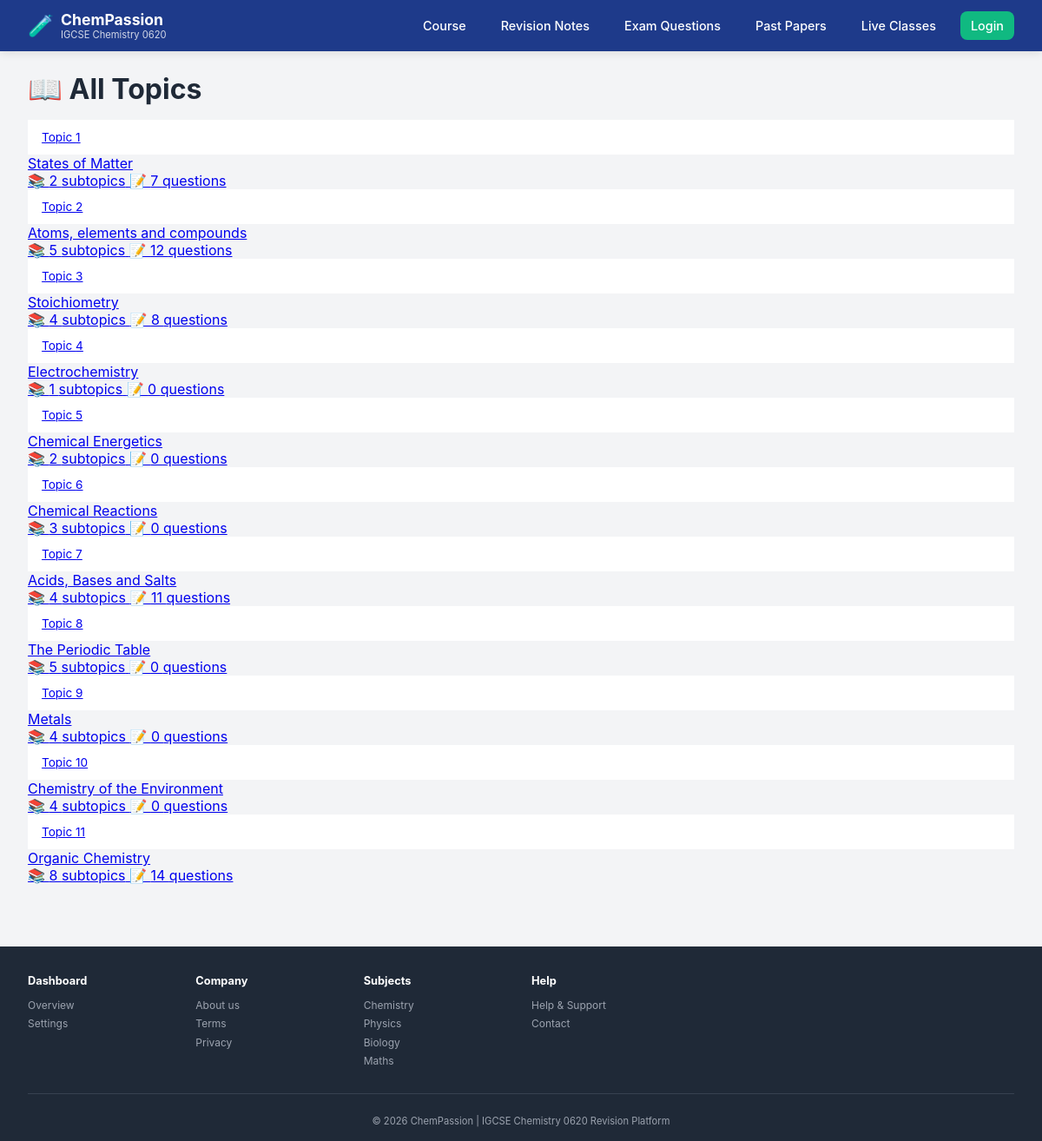
Page /topics/ on the committed database.
### pastpapers/models.py (models this page shows, shortened)
class Topic(models.Model):
    code = models.CharField(max_length=10, help_text="e.g., 1.1, 2.3")
    name = models.CharField(max_length=200, help_text="e.g., States of Matter")
    description = models.TextField(blank=True)
    order = models.IntegerField(default=0)
    class Meta:
        ordering = ['order', 'code']

### pastpapers/views.py (the view)
# urls.py: path('topics/', views.topics_list, name='topics'),
def topics_list(request):
    topics = Topic.objects.annotate(
        question_count=Count('question')
    ).order_by('order')
    return render(request, 'pastpapers/topics.html', {'topics': topics})

### pastpapers/context_processors.py (called while the page is built)
def topics_processor(request):
    try:
        topics = Topic.objects.all().order_by('order')
        for topic in topics:
            topic.question_count = topic.question_set.count()
            topic.subtopic_count = topic.subtopics.count()
        return {'topics': topics}
    except:
        return {'topics': []}

### pastpapers/templates/pastpapers/topics.html (shortened to what this page needs)
{% extends 'pastpapers/base.html' %}
{% block content %}
<div class="section-header">
    <h1>📖 All Topics</h1>
</div>
<div class="topic-grid">
    {% for topic in topics %}
    <a href="{% url 'topic_detail' topic.id %}" class="topic-card">
        <div class="topic-header">Topic {{ topic.code }}</div>
        <div class="topic-content">
            <div class="topic-name">{{ topic.name }}</div>
            <div class="topic-stats">
                <span>📚 {{ topic.subtopics.count }} subtopics</span>
                <span>📝 {{ topic.question_count }} questions</span>
            </div>
        </div>
    </a>
    {% endfor %}
</div>
{% endblock %}

### pastpapers/templates/pastpapers/base.html (style rules this page uses)
* { margin: 0; padding: 0; box-sizing: border-box; }
body { font-family: 'Inter', -apple-system, BlinkMacSystemFont, 'Segoe UI', Roboto, sans-serif; background: #F3F4F6; color: #1F2937; }
.topic-header { padding: 0.75rem 1rem; cursor: pointer; display: flex; align-items: center; gap: 0.5rem; background: white; transition: background 0.2s; font-size: 0.85rem; }
.section-header { margin-bottom: 1rem; }

### rows in the picture
Topic: code "1", name "States of Matter", subtopics.count "2", question_count "7"
Topic: code "2", name "Atoms, elements and compounds", subtopics.count "5", question_count "12"
Topic: code "3", name "Stoichiometry", subtopics.count "4", question_count "8"
Topic: code "4", name "Electrochemistry", subtopics.count "1", question_count "0"
Topic: code "5", name "Chemical Energetics", subtopics.count "2", question_count "0"
Topic: code "6", name "Chemical Reactions", subtopics.count "3", question_count "0"
Topic: code "7", name "Acids, Bases and Salts", subtopics.count "4", question_count "11"
Topic: code "8", name "The Periodic Table", subtopics.count "5", question_count "0"
Topic: code "9", name "Metals", subtopics.count "4", question_count "0"
Topic: code "10", name "Chemistry of the Environment", subtopics.count "4", question_count "0"
Topic: code "11", name "Organic Chemistry", subtopics.count "8", question_count "14"
